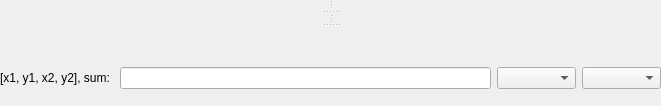
<?xml version="1.0" encoding="UTF-8"?>
<ui version="4.0">
 <class>ImageWidget</class>
 <widget class="QWidget" name="ImageWidget">
  <property name="geometry">
   <rect>
    <x>0</x>
    <y>0</y>
    <width>661</width>
    <height>106</height>
   </rect>
  </property>
  <property name="windowTitle">
   <string>Form</string>
  </property>
  <layout class="QGridLayout" name="gridLayout_8">
   <property name="margin">
    <number>0</number>
   </property>
   <item row="0" column="0">
    <widget class="QSplitter" name="toolSplitter">
     <property name="orientation">
      <enum>Qt::Vertical</enum>
     </property>
     <widget class="QSplitter" name="plotSplitter">
      <property name="orientation">
       <enum>Qt::Vertical</enum>
      </property>
      <widget class="QWidget" name="upperPlotWidget" native="true">
       <layout class="QGridLayout" name="gridLayout_6">
        <property name="margin">
         <number>0</number>
        </property>
        <item row="0" column="0">
         <widget class="QSplitter" name="upperPlotSplitter">
          <property name="orientation">
           <enum>Qt::Horizontal</enum>
          </property>
          <widget class="QWidget" name="twoDWidget" native="true">
           <property name="sizePolicy">
            <sizepolicy hsizetype="Preferred" vsizetype="Expanding">
             <horstretch>0</horstretch>
             <verstretch>100</verstretch>
            </sizepolicy>
           </property>
           <layout class="QGridLayout" name="gridLayout_2" columnstretch="0">
            <property name="margin">
             <number>0</number>
            </property>
            <item row="0" column="0">
             <layout class="QVBoxLayout" name="twoDVerticalLayout"/>
            </item>
           </layout>
          </widget>
          <widget class="QWidget" name="oneDRightWidget" native="true">
           <layout class="QGridLayout" name="gridLayout_4">
            <property name="margin">
             <number>0</number>
            </property>
            <item row="0" column="0">
             <layout class="QHBoxLayout" name="oneDRightHorizontalLayout"/>
            </item>
           </layout>
          </widget>
         </widget>
        </item>
       </layout>
      </widget>
      <widget class="QWidget" name="lowerPlotWidget" native="true">
       <layout class="QGridLayout" name="gridLayout_7">
        <property name="margin">
         <number>0</number>
        </property>
        <item row="0" column="0">
         <widget class="QSplitter" name="lowerPlotSplitter">
          <property name="orientation">
           <enum>Qt::Horizontal</enum>
          </property>
          <widget class="QWidget" name="oneDBottomWidget" native="true">
           <property name="sizePolicy">
            <sizepolicy hsizetype="Preferred" vsizetype="Expanding">
             <horstretch>0</horstretch>
             <verstretch>0</verstretch>
            </sizepolicy>
           </property>
           <layout class="QGridLayout" name="gridLayout_3" columnstretch="0">
            <property name="margin">
             <number>0</number>
            </property>
            <item row="0" column="0">
             <layout class="QVBoxLayout" name="oneDBottomVerticalLayout"/>
            </item>
           </layout>
          </widget>
          <widget class="QWidget" name="cornerWidget" native="true">
           <layout class="QGridLayout" name="gridLayout_5">
            <property name="margin">
             <number>0</number>
            </property>
            <item row="0" column="0">
             <layout class="QHBoxLayout" name="cornerHorizontalLayout"/>
            </item>
           </layout>
          </widget>
         </widget>
        </item>
       </layout>
      </widget>
     </widget>
     <widget class="QWidget" name="layoutWidget">
      <layout class="QVBoxLayout" name="verticalLayout">
       <item>
	 <layout class="QVBoxLayout" name="userBottomVerticalLayout"/>
       </item>
       <item>
        <widget class="QWidget" name="toolWidget" native="true">
         <property name="sizePolicy">
          <sizepolicy hsizetype="Preferred" vsizetype="Fixed">
           <horstretch>0</horstretch>
           <verstretch>0</verstretch>
          </sizepolicy>
         </property>
         <layout class="QGridLayout" name="gridLayout">
          <property name="margin">
           <number>0</number>
          </property>
          <item row="0" column="0">
           <layout class="QVBoxLayout" name="toolVerticalLayout"/>
          </item>
         </layout>
        </widget>
       </item>
       <item>
        <layout class="QHBoxLayout" name="horizontalLayout">
         <item>
          <widget class="QLabel" name="infoLabel">
           <property name="toolTip">
            <string>coordinate info display for the mouse pointer</string>
           </property>
           <property name="text">
            <string>[x1, y1, x2, y2], sum: </string>
           </property>
          </widget>
         </item>
         <item>
          <widget class="QLineEdit" name="infoLineEdit">
           <property name="toolTip">
            <string>coordinate info display for the mouse pointer</string>
           </property>
           <property name="readOnly">
            <bool>true</bool>
           </property>
          </widget>
         </item>
         <item>
          <widget class="QComboBox" name="rgbtoolComboBox">
           <property name="font">
            <font>
             <weight>75</weight>
             <bold>true</bold>
            </font>
           </property>
           <property name="toolTip">
            <string>&lt;html&gt;&lt;head/&gt;&lt;body&gt;&lt;p&gt;select the an &lt;span style=&quot; text-decoration: underline;&quot;&gt;RGB IMAGE TOOL&lt;/span&gt; for the mouse pointer:&lt;/p&gt;&lt;p&gt;RGB - shows intensity of the selected rgb pixels&lt;/p&gt;&lt;/body&gt;&lt;/html&gt;</string>
           </property>
          </widget>
         </item>
         <item>
          <widget class="QComboBox" name="toolComboBox">
           <property name="toolTip">
            <string>&lt;html&gt;&lt;head/&gt;&lt;body&gt;&lt;p&gt;&lt;span style=&quot; font-weight:400;&quot;&gt;select the an &lt;/span&gt;&lt;span style=&quot; font-weight:400; text-decoration: underline;&quot;&gt;IMAGE TOOL&lt;/span&gt;&lt;span style=&quot; font-weight:400;&quot;&gt; for the mouse pointer:&lt;/span&gt;&lt;/p&gt;&lt;p&gt;Intensity&lt;span style=&quot; font-weight:400;&quot;&gt; - shows intensity of the selected pixels&lt;/span&gt;&lt;/p&gt;&lt;p&gt;ROI &lt;span style=&quot; font-weight:400;&quot;&gt;- selects Regions Of Interest and culculates a sum of their pixel intensities&lt;/span&gt;&lt;/p&gt;&lt;p&gt;LineCut&lt;span style=&quot; font-weight:400;&quot;&gt; - selects Line Cuts and shows their 1d intensity plots&lt;/span&gt;&lt;/p&gt;&lt;p&gt;Angle/Q&lt;span style=&quot; font-weight:400;&quot;&gt; - shows pixel coordinates in q-space or theta-angles&lt;/span&gt;&lt;/p&gt;&lt;p&gt;MoveMotor &lt;span style=&quot; font-weight:400;&quot;&gt;- moves the selected motors to the position pointed by mouse&lt;/span&gt;&lt;/p&gt;&lt;p&gt;MeshScan&lt;span style=&quot; font-weight:400;&quot;&gt; - performs sardana mesh scan on the selected ROI region&lt;/span&gt;&lt;/p&gt;&lt;p&gt;1d-Plot &lt;span style=&quot; font-weight:400;&quot;&gt;- plots 1d-plots of the selected image rows&lt;/span&gt;&lt;/p&gt;&lt;p&gt;Projections &lt;span style=&quot; font-weight:400;&quot;&gt;- plots horizontal and vertical projections of the current image&lt;/span&gt;&lt;/p&gt;&lt;p&gt;Q+ROI+Proj &lt;span style=&quot; font-weight:400;&quot;&gt;- combines &lt;/span&gt;Angle/Q&lt;span style=&quot; font-weight:400;&quot;&gt;,&lt;/span&gt; ROI&lt;span style=&quot; font-weight:400;&quot;&gt; and &lt;/span&gt;Projections&lt;/p&gt;&lt;p&gt;&lt;br/&gt;&lt;/p&gt;&lt;/body&gt;&lt;/html&gt;</string>
           </property>
           <property name="styleSheet">
            <string notr="true">font: bold;</string>
           </property>
          </widget>
         </item>
        </layout>
       </item>
       <!-- <item> -->
       <!--  <spacer name="verticalSpacer"> -->
       <!--   <property name="orientation"> -->
       <!--    <enum>Qt::Vertical</enum> -->
       <!--   </property> -->
       <!--   <property name="sizeType"> -->
       <!--    <enum>QSizePolicy::Expanding</enum> -->
       <!--   </property> -->
       <!--   <property name="sizeHint" stdset="0"> -->
       <!--    <size> -->
       <!--     <width>13</width> -->
       <!--     <height>0</height> -->
       <!--    </size> -->
       <!--   </property> -->
       <!--  </spacer> -->
       <!-- </item> -->
      </layout>
     </widget>
    </widget>
   </item>
  </layout>
 </widget>
 <resources/>
 <connections/>
</ui>
